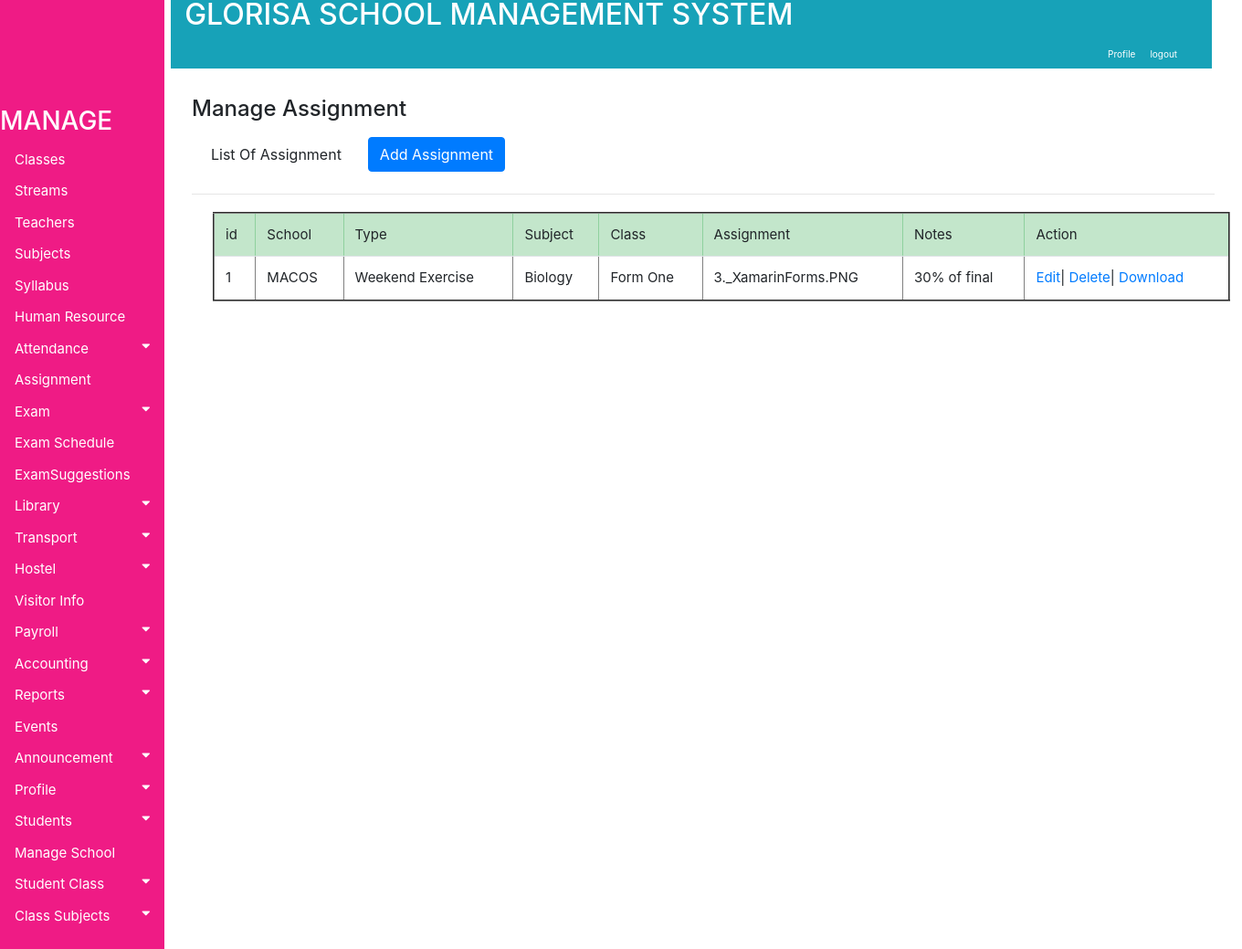
/accounts/viewassignment (signed in), run on the app's committed database.
### accounts/models.py (models this page shows, shortened)
class Assignment(models.Model):
    School = models.ForeignKey(School, on_delete=models.PROTECT, blank=True, null=True)
    AssignmentType = models.CharField(max_length=130)
    Class = models.ForeignKey(Classinformation, on_delete=models.PROTECT, blank=True, null=True)
    Subject = models.ForeignKey(Subjects, on_delete=models.PROTECT, blank=True, null=True)
    Deadline =models.CharField(max_length=130, blank=False)
    Assignment = models.FileField(max_length=130, blank=False)
    Notes = models.TextField(max_length=100)

class School (models.Model):
    SchoolCode=models.CharField(max_length=130)
    SchoolName=models.CharField(max_length=130)
    Address=models.CharField(max_length=130)
    Phone=models.CharField(max_length=130)
    DateOfRegistration=models.CharField(max_length=130)
    def __str__(self):
        return self.SchoolName

class Subjects(models.Model):
    choices = (('Compulsory','Compulsory'),('Options','Options'))
    Subjectname = models.CharField(max_length=130)
    Subjectcode = models.CharField(max_length=130)
    Author = models.CharField(max_length=130)
    Class = models.ForeignKey(Classinformation, on_delete=models.PROTECT, blank=True, null=True)
    SubjectTeacher = models.ForeignKey(TeachersInformation, on_delete=models.PROTECT, blank=True, null=True)
    Type = models.CharField(max_length=130, choices=choices, blank=False)
    OtherNotes = models.TextField(max_length=200, blank=True)
    def __str__(self):
        return self.Subjectname

class Classinformation(models.Model):
    nameclass= (('Form_One','Form_One'), ('Form_Two', 'Form_Two'),('Form_Three','Form_Three'), ('Form_Four', 'Form_Four'),
    ('Form_Five_Arts','Form_Five_Arts'), ('Form_Five_Sciences', 'Form_Five_Sciences'),
    ('Form_Five_Six','Form_Six_Arts'), ('Form_Six_Sciences', 'Form_Six_Sciences'))
    ClassName = models.CharField(max_length=130, choices=nameclass, blank=False)
    ClassTeacher = models.ForeignKey(TeachersInformation, on_delete=models.PROTECT, blank=True, null=True)
    TotalStudents = models.CharField(max_length=30, blank=True)
    NumberOfSections = models.CharField(max_length=30, blank=True)
    def __str__(self):
        return self.ClassName

### accounts/views/views.py (the view)
@login_required
def viewassignment(request):
    all_info = Assignment.objects.all()
    context = {'all_info': all_info}
    return render(request, 'accounts/Assignment/viewassignment.html', context)

### accounts/templates/accounts/Assignment/viewassignment.html
{% extends 'base.html' %}
{% block body %}
<div class="container" style="margin-left: 200px;font-size: 20px; padding: 0px 10px;">
  <br><h4>Manage Assignment</h4>
  <nav class="nav navbar-expand">
    <ul class="navbar-nav mr-auto">
      <li class="nav-item">
      <a class="nav-link" href="#"><button class="btn btn-default">List Of Assignment</button></a>
      </li>
      <li class="nav-item">
      <a class="nav-link" href="{% url 'addassignment' %}"><button class="btn btn-primary">Add Assignment</button></a>
      </li>
    </ul>
  </nav>
  <hr style=" margin-top: 1rem;margin-bottom: 1rem;border: 0;
   border-top: 1px solid rgba(0, 0, 0, 0.1);"/>
   <div class="container" style="margin-left:20px; font-size:15px; padding:3px">
<table class="table table-hover" border="2">
   <thead class="table-success">
     <tr>
         <td>id</td>
         <td>School</td>
         <td>Type</td>
         <td>Subject</td>
         <td>Class</td>
         <td>Assignment</td>
         <td>Notes</td>
         <td>Action</td>
     </tr>
   </thead>
   <tbody>
     {% if all_info %}
     {% for item in all_info %}
     <tr>
       <td>{{ item.id}}</td>
       <td>{{ item.School}}</td>
       <td>{{ item.AssignmentType}}</td>
       <td>{{ item.Subject}}</td>
       <td>{{ item.Class}}</td>
       <td>{{ item.Assignment}}</td>
       <td>{{ item.Notes}}</td>
       <td><a href="{% url 'editassignment' pk=item.id  %}" >Edit</a>|
         <a href="{% url 'deleteassignment' pk=item.id %}" >Delete</a>|
         <a href="#" >Download</a>
       </td>
        {% endfor %}
     </tr>
     {% endif %}
   </tbody>
</table>
</div>
</div>
{% endblock %}

### accounts/static/css/style.css (style rules this page uses)
.container { margin-left: 200px;font-size: 10px; padding: 0px 10px; }
body { font-family: "Lato", sans-serif; }

### data on the page
Assignment: id "1", School "MACOS", AssignmentType "Weekend Exercise", Subject "Biology", Class "Form One", Assignment "3._XamarinForms.PNG", Notes "30% of final"
